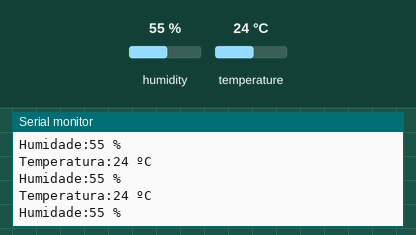
The sketch below on a simulated ESP8266 (NodeMCU). On the bench: the last lines printed to the serial monitor. The test bench sets the inputs (shaded band); at power-on: humidity 55 %, temperature 24 °C.

Above: at 2.8 s.
2.9 s: humidity set to 22 %
At 5.5 s:
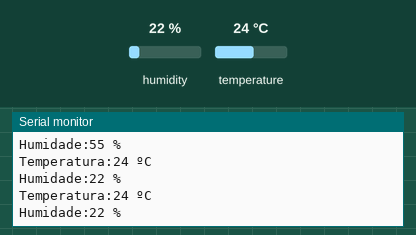
5.6 s: temperature set to 12 °C
At 7.4 s:
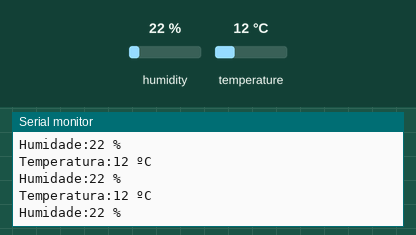
8.3 s: humidity set to 40 %
At 11.0 s:
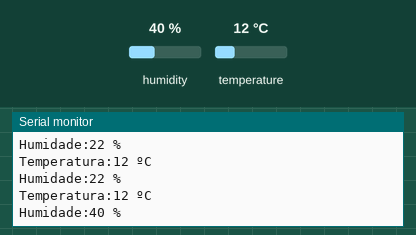
Timing chart, 0 to 12.5 s (numbered marks = the images above; inputs shaded):
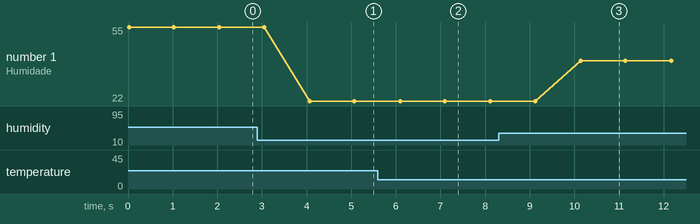

Measured:
- after the input at 2.9 s, the serial monitor: prints a new line after 1.2 s (image 1)
- after the input at 5.6 s, the serial monitor: prints a new line after 0.49 s (image 2)
- after the input at 8.3 s, the serial monitor: prints a new line after 1.8 s (image 3)
- plotted number 1: 55 → 22 after the input at 2.9 s, 22 → 40 after the input at 8.3 s

The sketch:

dht11_blynk_ino.ino
```cpp
#include <ESP8266WiFi.h>
#include <DHT.h>
#include <Adafruit_Sensor.h>

#define DHTPIN 4          // D3

#define DHTTYPE DHT11     // DHT 11

DHT dht(DHTPIN, DHTTYPE);

void setup()
{
  Serial.begin(9600);

  dht.begin();


}

void loop()
{
    int humidade = dht.readHumidity();
    int temperatura = dht.readTemperature(); // or dht.readTemperature(true) for Fahrenheit

    Serial.print("Temperatura:"); Serial.print(temperatura);Serial.print(" ºC");
    Serial.println();
    Serial.print("Humidade:"); Serial.print(humidade);;Serial.print(" %");
	Serial.println();
	delay(1000);

}
```
